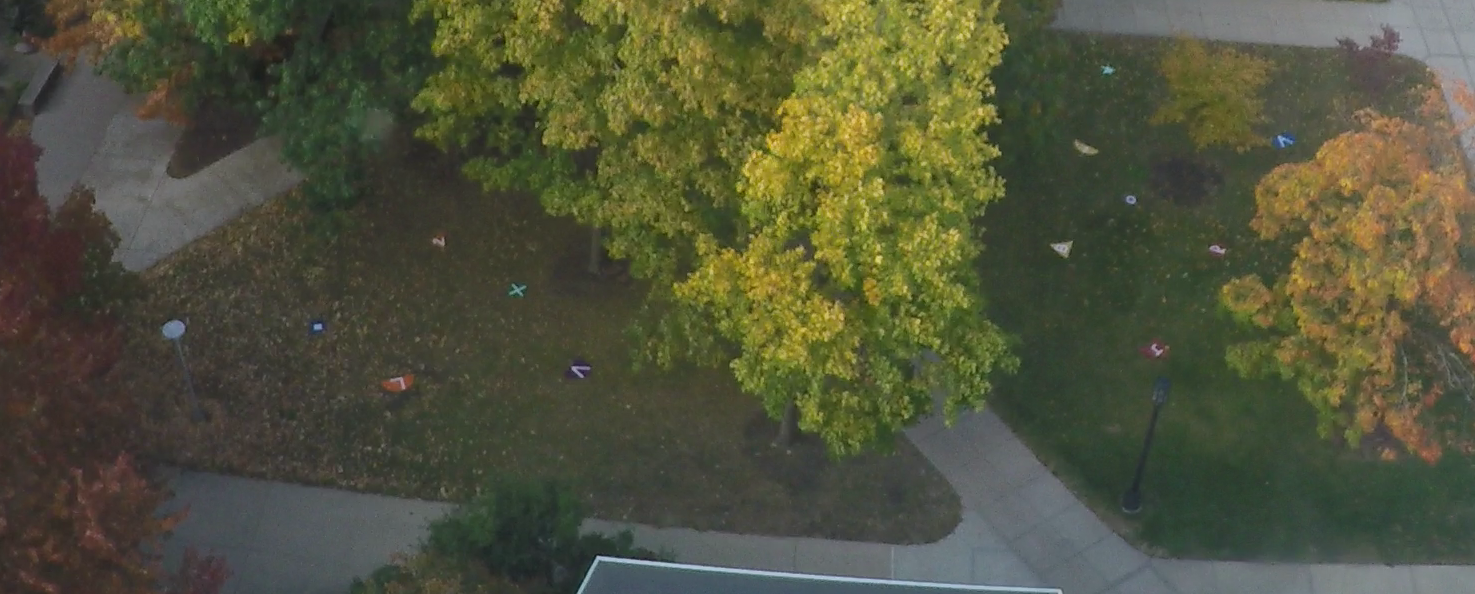
#> input picture targets_01_widecrop.png, 1475 x 594 px
$ python -i old_blob_detect.py   (imports and definitions only)   (older library calls are emulated)
#> lines starting #> are read from the running program, lines starting #| are printed output that depends on the picture; after the words box and inside, x2 and y2 are one past the last pixel; in counts of white or black regions, pixels touching at a corner belong together


import cv2
import numpy as np
from sklearn.decomposition import PCA
import sklearn as skl
from matplotlib import pyplot as plt

def scale_to_image(im):
	min_val = np.min(im)
	im = im - min_val + 1
	max_val = np.max(im)
	im = im * (255/max_val)
	im = im.astype(int)
	mnd = im.shape
	out = np.zeros((mnd[0],mnd[1],3),dtype=int)
	out[:,:,0] = im
	out[:,:,1] = im
	out[:,:,2] = im
	return out

def create_PCA_images(imd):
	m,n,d = imd.shape
	X = np.reshape(imd,(m*n,3))

	#################################### PCA bullshit below this
	#https://docs.opencv.org/3.4.3/d1/dee/tutorial_introduction_to_pca.html
	# gray = cv2.cvtColor(im,cv2.COLOR_BGR2GRAY)
	pca = PCA(n_components=3)
	pca.fit(X)
	loadings = pca.components_.T * np.sqrt(pca.explained_variance_)

	coeff = loadings
	# print(loadings)
	###################################### PCA bullshit above here

	Itransformed = np.matmul(X,coeff)
	final = np.zeros((m,n,3),dtype=float)
	stacked = np.zeros((m,n),dtype=float)

	for i in range(0,2):
		data = np.reshape(Itransformed[:,0],(m,n))
		# final[:,:,i] = data
		final[:,:,i] = np.absolute(data - np.mean(data))
		stacked = stacked + final[:,:,i] / np.mean(final[:,:,i])

	return stacked

def filter_stacked(stacked):
	stacked_normalized = cv2.normalize(src=stacked,dst=None,alpha=0,beta=255,norm_type=cv2.NORM_MINMAX,dtype=cv2.CV_8UC1)
	stacked_normalized = cv2.GaussianBlur(stacked_normalized,(7,7),0)
	ret1,th1 = cv2.threshold(stacked_normalized,0,255,cv2.THRESH_BINARY+cv2.THRESH_OTSU)
	return th1

def filter_contours(contours):
	MIN_FEATURE_SIZE__X = 50
	MAX_FEATURE_RADIUS_PX = 50
	for c in contours:
		print(c)
		# [6 lines of commented-out code are left out]

	big_blobs = cv2.bitwise_and(th1,th1,mask=mask)
	contours_filtered, hierarchy_filtered = cv2.findContours(big_blobs, cv2.RETR_TREE, cv2.CHAIN_APPROX_SIMPLE)
	return contours_filtered

def blob_detector(filename):

#> called with filename = 'targets_01_widecrop.png'
	SCALE_FACTOR = 1
	MIN_FEATURE_SIZE_PX = 50
	MAX_FEATURE_RADIUS_PX = 50#definitely play with this parameter

	xd = int(1920*SCALE_FACTOR)
	yd = int(1080*SCALE_FACTOR)
	#print(xd)
	#print(yd)

	im = cv2.imread(filename)
#> im is the input picture: shape (594, 1475, 3); mean B, G, R 59.8, 83, 81.1
	#im = cv2.resize(im,(xd,yd))
	imd = np.array(im,dtype=float)

	m,n,d = imd.shape
#> m = 594; n = 1475; d = 3

	# X = np.zeros((m*n,3),dtype=float)

	th1 = filter_stacked(create_PCA_images(imd))#added after the fact
#> the loop in create_PCA_images, `for i in range(0,2):` made 2 passes
#> pass 1, in create_PCA_images, `data = np.reshape(Itransformed[:,0],(m,n))`:
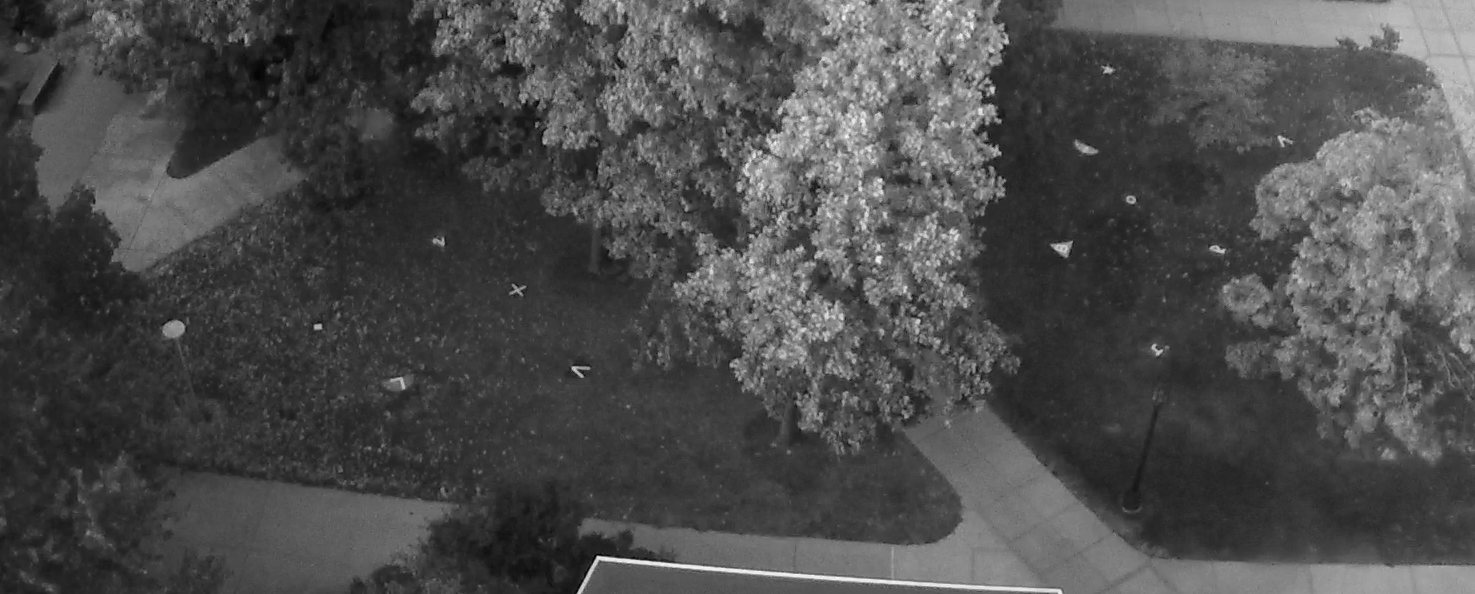
#> data: shape (594, 1475) float64; min 1676.8, max 14944.9, mean 5664.3; drawn with min black and max white
#> pass 1, in create_PCA_images, `stacked = stacked + final[:,:,i] / np.mean(final[:,:,i])`:
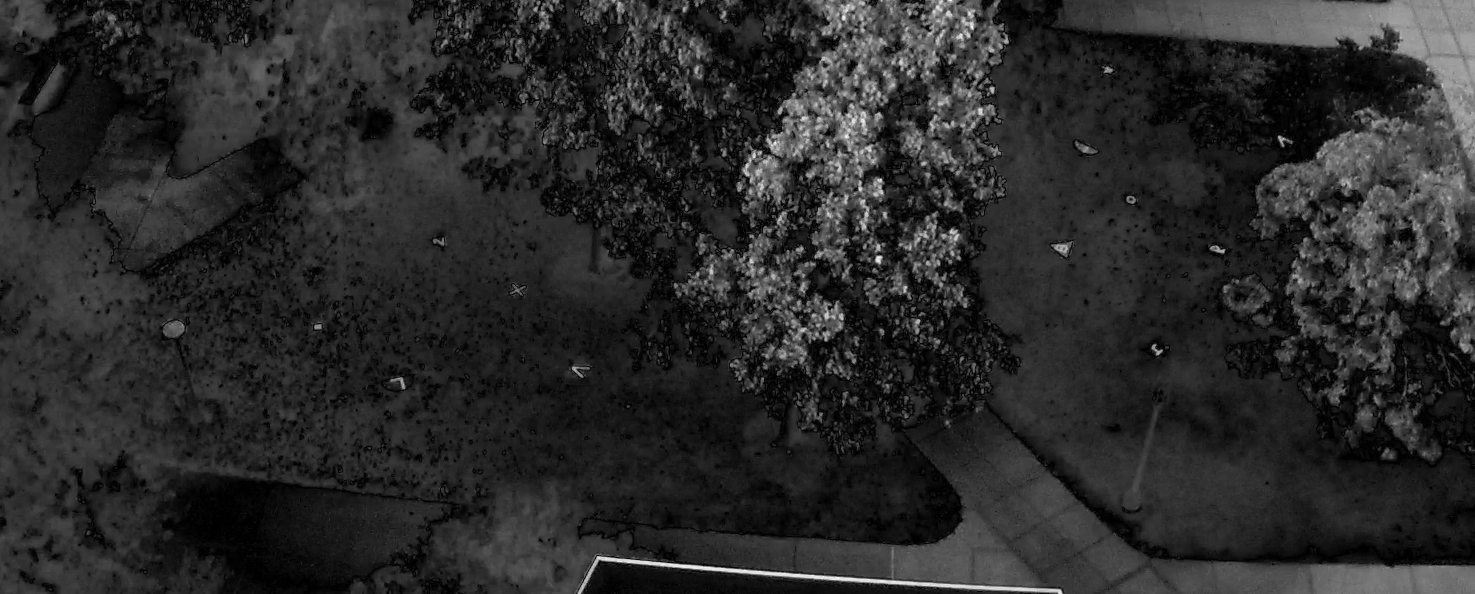
#> stacked: shape (594, 1475) float64; min 4.47e-05, max 6.02, mean 1; drawn with min black and max white
#> after the loop in create_PCA_images, `for i in range(0,2):`:
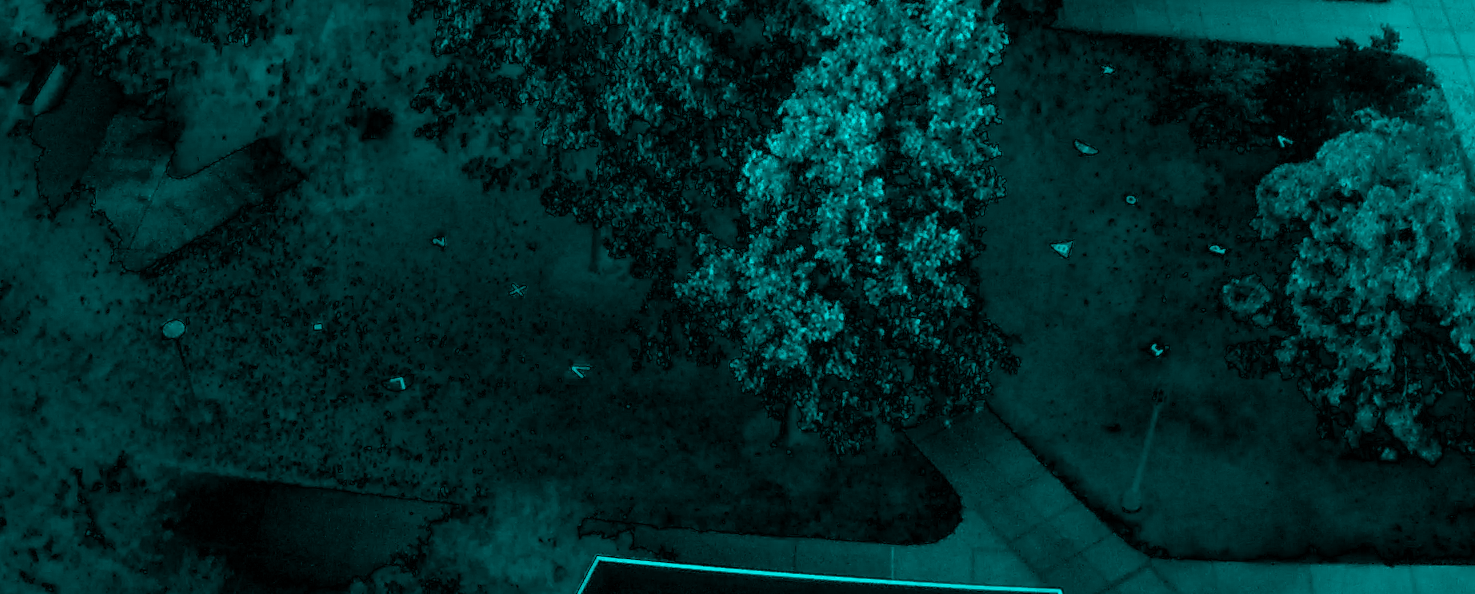
#> final: shape (594, 1475, 3) float64; mean of channels 0, 1, 2 1541.5, 1541.5, 0; drawn with min black and max white
#> in filter_stacked, `ret1,th1 = cv2.threshold(stacked_normalized,0,255,cv2.THRESH_BINARY+cv..`:
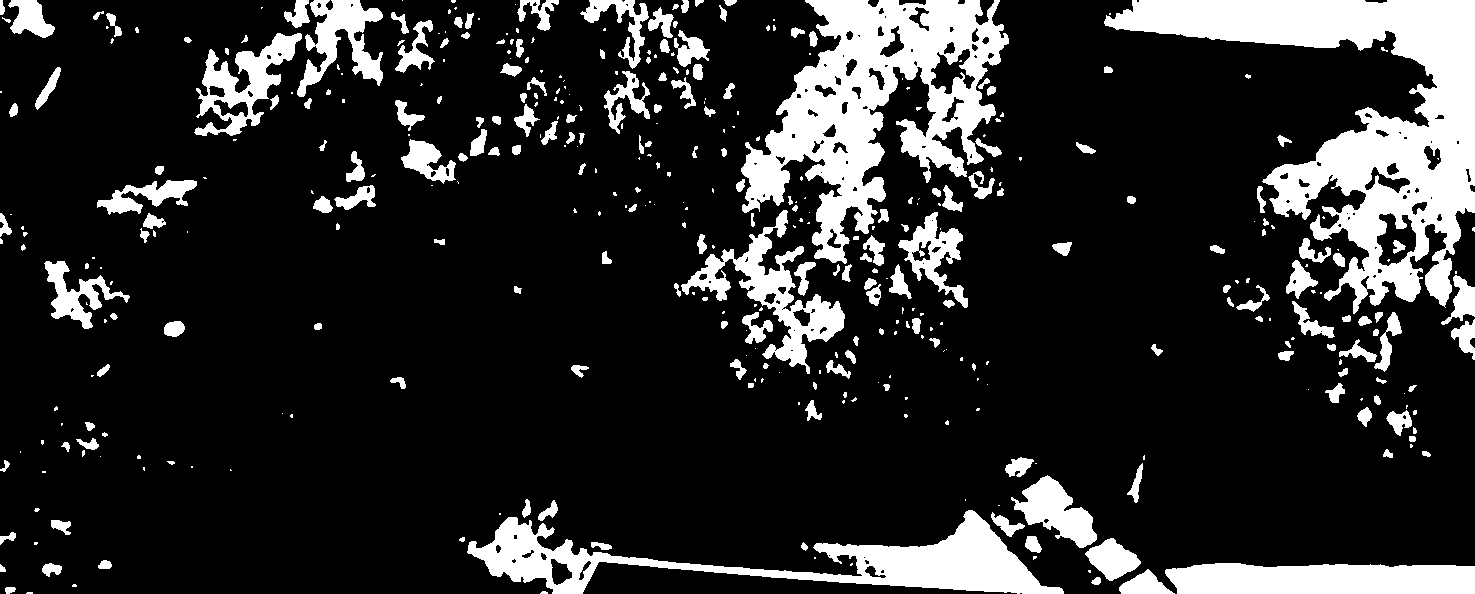
#> th1: shape (594, 1475); 17.2% white; 416 white regions (205 under 20 px), largest, box (x1, y1, x2, y2) and area: (1104, 0, 1475, 314) 39892, (741, 0, 1009, 264) 30181, (467, 510, 1064, 594) 15819
#> in filter_stacked, `ret1,th1 = cv2.threshold(stacked_normalized,0,255,cv2.THRESH_BINARY+cv..`: ret1 = 61

#> (the run stopped early here; a loop or call above may not have finished)
